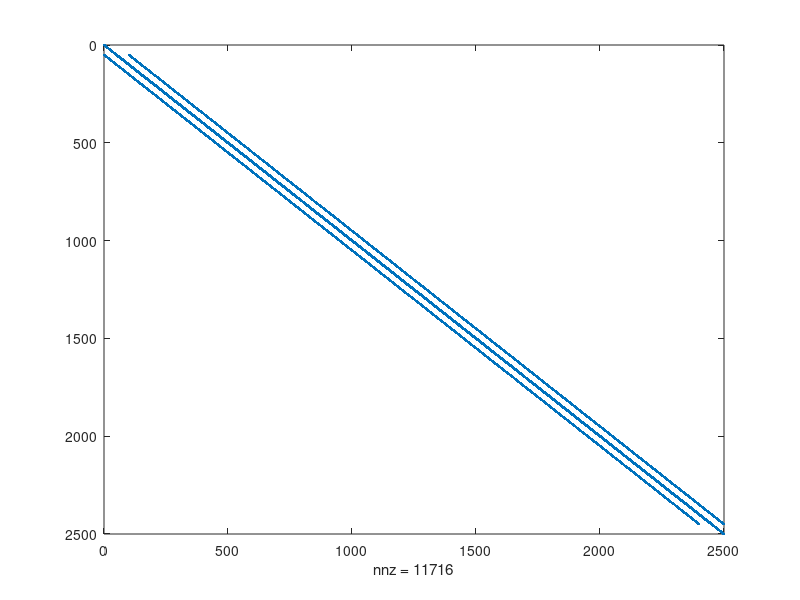
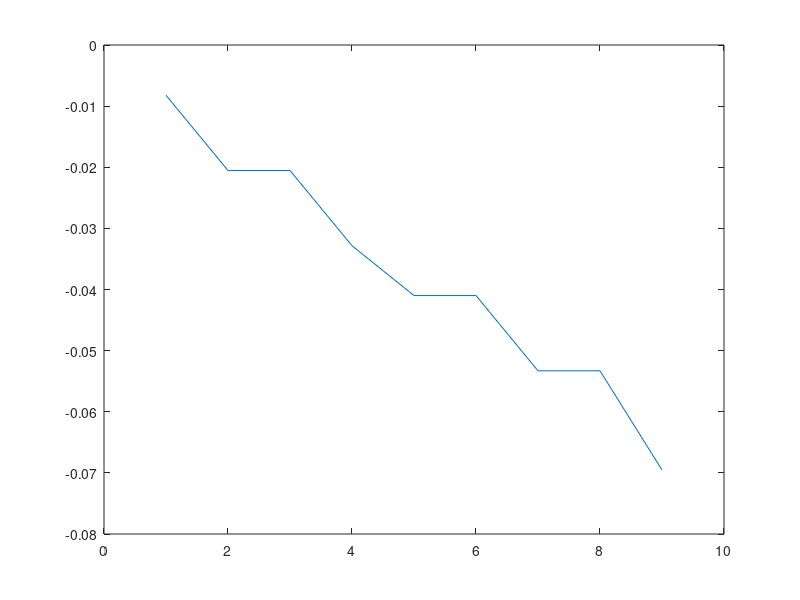
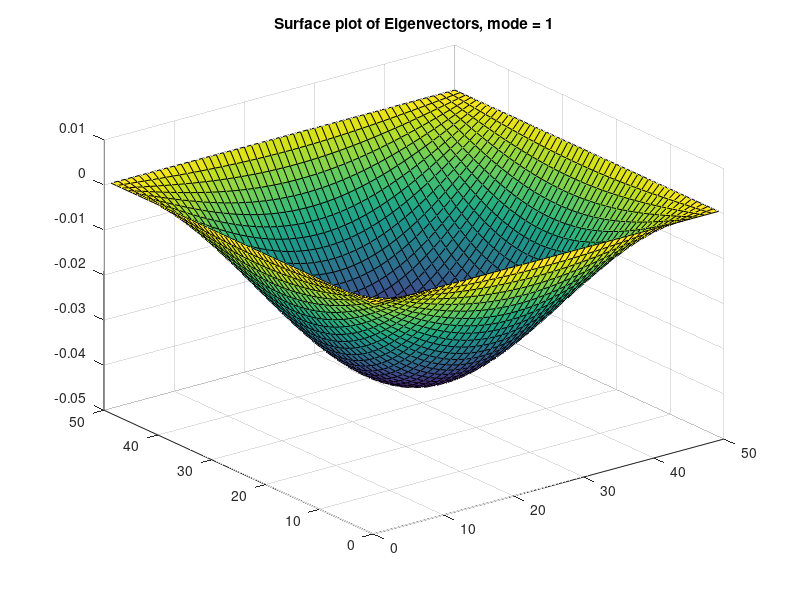
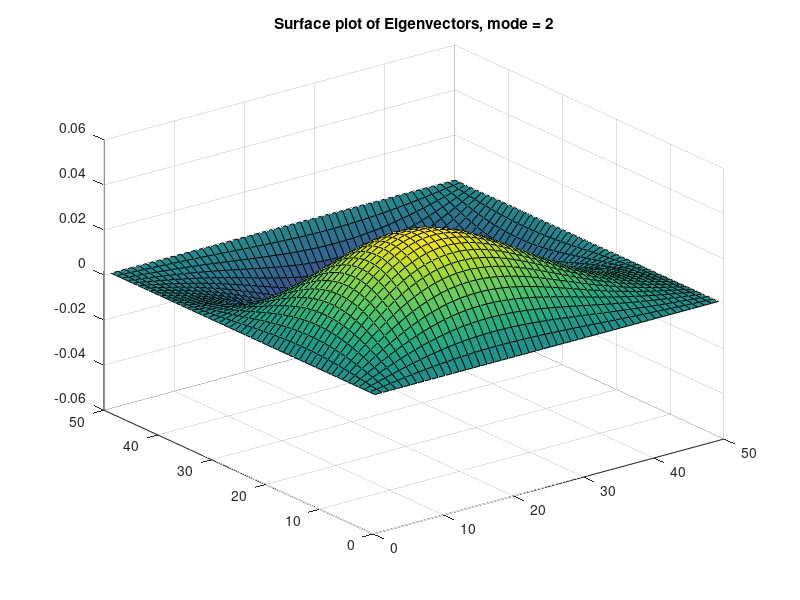

Reproduce these figures in MATLAB, in order.
clc
set(0,'DefaultFigureWindowStyle','docked')

nx = 50;
ny = 50;
G = sparse(nx*ny,ny*nx);


for i=1:nx
    for j=1:ny
        n = j + (i-1)*ny;
        if i==1||i==nx||j==1||j==ny
            G(n,:)=0;
            G(n,n)=1;
        else
       
        nxm = (i-2)*ny + j;
        nxp = i*ny + j;
        nym = (i-1)*ny + j-1;
        nyp = (i-1)*ny + j+1;
       
        G(n,n) = -4;
        G(n, nxm) = 1;
        G(n, nxp) = 1;
        G(n, nym) = 1;
        G(n, nyp) = 1;
       
%         if i > 10 & i < 20 & j > 10 & j < 20
%             G(n,n) = -4;
%         end
        end
    end  
end
figure(1)
spy(G)

figure(2)
[E,D] = eigs(G,9,'SM')
x=diag(D)
plot(x)

for i=1:nx
    for j=1:ny
        n = j + (i-1)*ny;
        for x=1:9
            sMap(i,j,x) = E(n,x);
        end
    end
end

for x=1:9
    figure;
    surf(sMap(:,:,x))
    title(['Surface plot of Eigenvectors, mode = ', num2str(x)]);
end
